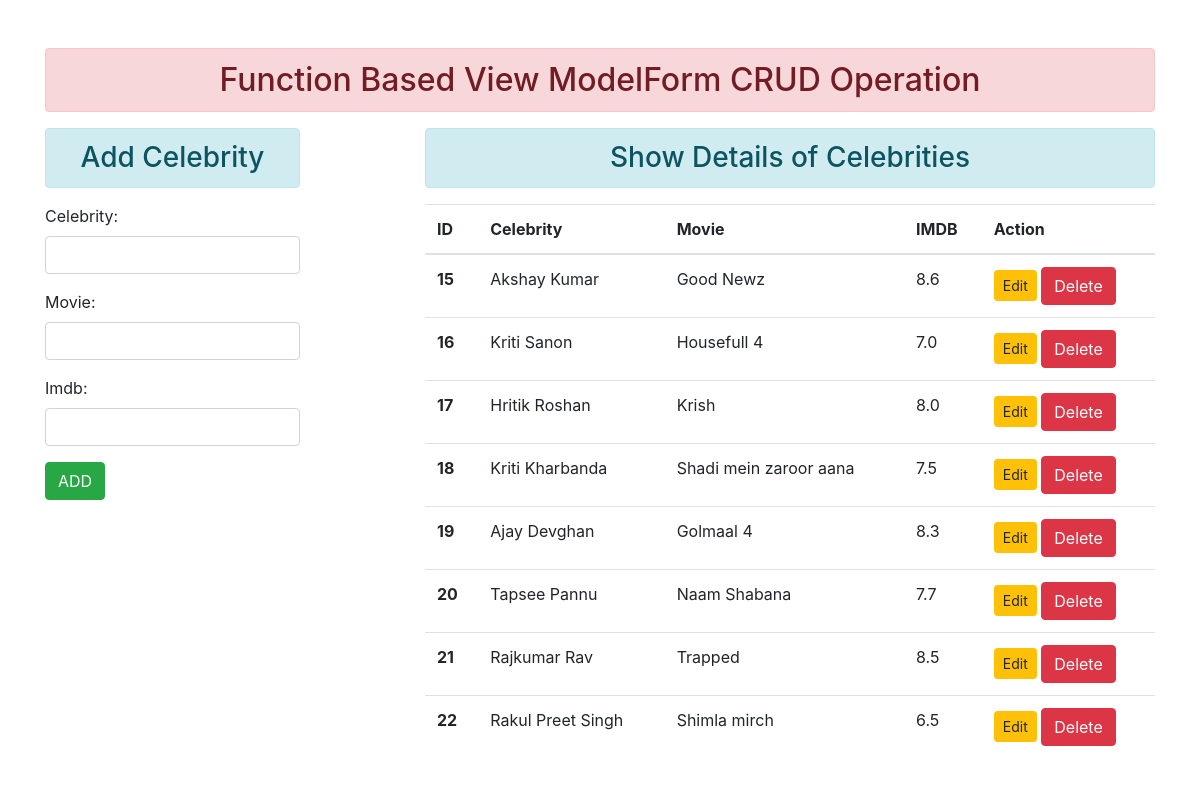
The page / on the database its author committed.
### enroll/models.py (models this page shows)
class User(models.Model):
    celebrity=models.CharField(max_length=50)
    movie=models.CharField(max_length=50)
    imdb=models.FloatField()

### enroll/views.py (the view)
# urls.py: path('', views.adshow, name="adshow"),
def adshow(request):
    if request.method == 'POST':
        inc = Include(request.POST)
        if inc.is_valid():
            celebrity=inc.cleaned_data['celebrity']
            movie=inc.cleaned_data['movie']
            imdb=inc.cleaned_data['imdb']
            us=User(celebrity=celebrity, movie=movie, imdb=imdb)
            us.save()
            inc=Include()
    else:
        inc = Include()
    stud = User.objects.all()
    return render(request, 'enroll/adshow.html', {'ind':inc, 'stu':stud})

### enroll/forms.py
class Include(forms.ModelForm):
    class Meta:
        model=User
        fields=['celebrity', 'movie', 'imdb']
        widgets={
            'celebrity':forms.TextInput(attrs={'class':'form-control'}),
            'movie':forms.TextInput(attrs={'class':'form-control'}),
            'imdb':forms.TextInput(attrs={'class':'form-control'}),
        }

### enroll/templates/enroll/adshow.html (shortened to what this page needs)
{% extends 'enroll/base.html' %}
{% block content %}
<div class="row">
    <div class="col-sm-3">
   <h3 class="text-center alert alert-info">Add Celebrity</h3>
  <form action="" method="POST">
    {{ind.as_p}}
    <input type="submit" class="btn btn-success" value="ADD">
  </form>
    </div>
 <div class="col-sm-8 offset-1">
     <h3 class="text-center alert alert-info">Show Details of Celebrities</h3>
       {% if stu %}
       <table class="table table-hover">
        <thead>
          <tr>
            <th scope="col">ID</th>
            <th scope="col">Celebrity</th>
            <th scope="col">Movie</th>
            <th scope="col">IMDB</th>
            <th scope="col">Action</th>
          </tr>
        </thead>
        <tbody>
            {% for st in stu %}
          <tr>
            <th scope="row">{{st.id}}</th>
            <td>{{st.celebrity}}</td>
            <td>{{st.movie}}</td>
            <td>{{st.imdb}}</td>
            <td>
                <a href="{% url 'update' st.id %}" class="btn btn-warning btn-sm">Edit</a>
                <form action="{% url 'delete' st.id %}" method="POST" class="d-inline"> {% csrf_token %}
                    <input type="submit" class="btn btn-danger" value="Delete">
                </form>
            </td>
          </tr>
             {% endfor %}
        </tbody>
      </table>
       {% else %}
     <h4 class="text-center alert alert-warning ">No Data</h4>
       {% endif %}
 </div>
</div>
{% endblock content %}

### enroll/templates/enroll/base.html (shortened to what this page needs)
<!DOCTYPE html>
{% load static %}
<html lang="en">
<head>
    <link rel="stylesheet" href="{% static 'enroll/css/bootstrap.css' %}">
</head>
<body>
    <div class="container mt-5">
        <h2 class="text-center alert alert-danger">Function Based View ModelForm CRUD Operation</h2>
         {% block content %} {% endblock content %}
    </div>
</body>
</html>

### rows shown on the page
User: id "15", celebrity "Akshay Kumar", movie "Good Newz", imdb "8.6"
User: id "16", celebrity "Kriti Sanon", movie "Housefull 4", imdb "7.0"
User: id "17", celebrity "Hritik Roshan", movie "Krish", imdb "8.0"
User: id "18", celebrity "Kriti Kharbanda", movie "Shadi mein zaroor aana", imdb "7.5"
User: id "19", celebrity "Ajay Devghan", movie "Golmaal 4", imdb "8.3"
User: id "20", celebrity "Tapsee Pannu", movie "Naam Shabana", imdb "7.7"
User: id "21", celebrity "Rajkumar Rav", movie "Trapped", imdb "8.5"
User: id "22", celebrity "Rakul Preet Singh", movie "Shimla mirch", imdb "6.5"
